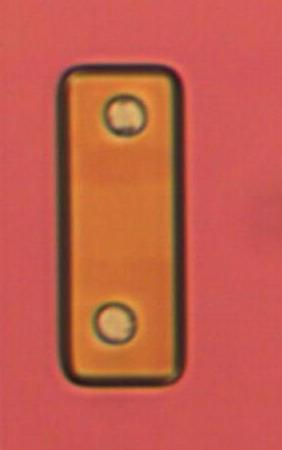
#> input picture capture/liner/img.jpg, 282 x 450 px
$ python 02_angle.py ../../liner/img.jpg   (Python 2 division)   (older library calls are emulated)
#> lines starting #> are read from the running program, lines starting #| are printed output that depends on the picture; after the words box and inside, x2 and y2 are one past the last pixel; in counts of white or black regions, pixels touching at a corner belong together
import cv2
import numpy as np
import argparse
import pylab
import matplotlib
import os
from collections import Counter
from PIL import Image, ImageDraw, ImageStat
from scipy import fftpack
import random
import matplotlib.pyplot as plt
import sys
from scipy.optimize import leastsq

if __name__ == '__main__':
    parser = argparse.ArgumentParser(description='CV test')
    parser.add_argument('fn_in', help='image file to process')
    args = parser.parse_args()

    outdir = '02_angle'
    if not os.path.exists(outdir):
        os.mkdir(outdir)

    if 0:
        img = cv2.imread(args.fn_in)
        gray = cv2.cvtColor(img,cv2.COLOR_BGR2GRAY)
        edges = cv2.Canny(gray,50,150,apertureSize = 3)

        lines = cv2.HoughLines(edges,1,np.pi/1800,400)
        for rho,theta in lines[0]:
            a = np.cos(theta)
            b = np.sin(theta)
            x0 = a*rho
            y0 = b*rho
            x1 = int(x0 + 1000*(-b))
            y1 = int(y0 + 1000*(a))
            x2 = int(x0 - 1000*(-b))
            y2 = int(y0 - 1000*(a))

            cv2.line(img,(x1,y1),(x2,y2),(0,0,255),2)

        cv2.imwrite(os.path.join(outdir, 'houghlines3_hi.jpg'),img)

    if 0:
        img = cv2.imread(args.fn_in)
        gray = cv2.cvtColor(img,cv2.COLOR_BGR2GRAY)
        edges = cv2.Canny(gray,50,150,apertureSize = 3)
        minLineLength = 100
        maxLineGap = 10
        # TypeError: <unknown> is not a numpy array
        lines = cv2.HoughLinesP(edges,1,np.pi/180,100,minLineLength,maxLineGap)
        for x1,y1,x2,y2 in lines[0]:
            cv2.line(img,(x1,y1),(x2,y2),(0,255,0),2)

        cv2.imwrite('houghlines5.jpg',img)

    # graph theta distribution
    '''
    1 degree was too course
    0.1 degree seems okay

    200 points produced bad result but 400 seems to be pretty good
    '''
    if 0:
        img = cv2.imread(args.fn_in)
        gray = cv2.cvtColor(img,cv2.COLOR_BGR2GRAY)
        edges = cv2.Canny(gray,50,150,apertureSize = 3)

        lines = cv2.HoughLines(edges,1,np.pi/1800.,400)
        d = []
        for rho,theta in lines[0]:
            theta = theta * 180. / np.pi
            # take out outliers
            # I usually snap to < 1.5 so this should be plenty of margin
            if theta < 3.0:
                #print 'Theta: %g, rho: %g' % (theta, rho)
                d.append(theta)

        matplotlib.pyplot.clf()
        pylab.hist(d, bins=100)
        pylab.savefig(os.path.join(outdir, 'theta_dist_hi.png'))

        # from a quick test in gimp
        ideal = 0.94
        # 400 point average
        pre_meas = 0.889583

        if 0:
            angle = Counter(d).most_common(1)[0]
            #angle_deg = angle * 180/np.pi
            print 'Most common angle: %f (%d times)' % (angle[0], angle[1])
            angle = angle[0]
        # Off a little but better than original
        if 1:
            angle = sum(d) / len(d)
            print 'Mean angle: %f' % (angle,)


        im = Image.open(args.fn_in)
        #im.save(os.path.join(outdir, 'orig.png'))
        im = im.rotate(angle, resample=Image.BICUBIC)
        im.save(os.path.join(outdir, 'rotate_hi.png'))


    if 0:
        img = cv2.imread(args.fn_in)
        gray = cv2.cvtColor(img,cv2.COLOR_BGR2GRAY)
        for thresh1 in [1, 10, 100, 250]:
            for thresh2 in [1, 10, 100, 250]:
                print
                print thresh1, thresh2
                # threshold1 - first threshold for the hysteresis procedure.
                # threshold2 - second threshold for the hysteresis procedure.
                edges = cv2.Canny(gray, thresh1, thresh2, apertureSize=3)

                x0s = []
                y0s = []

                lines = cv2.HoughLines(edges,1,np.pi/1800,400)
                linei = 0
                if lines is None:
                    print 'WARNING: failed'
                    continue
                for rho,theta in lines[0]:
                    a = np.cos(theta)
                    b = np.sin(theta)
                    x0 = a * rho
                    y0 = b * rho

                    scal = 2000
                    x1 = int(x0 + scal * -b)
                    y1 = int(y0 + scal *  a)
                    x2 = int(x0 - scal * -b)
                    y2 = int(y0 - scal *  a)

                    # only keep vertical lines for now
                    # these will have thetas close to 0 or pi
                    d = 0.1
                    if theta > 0 - d and theta < 0 + d or theta > np.pi - d and theta < np.pi + d:
                        x0s.append(abs(rho))
                        cv2.line(img, (x1,y1),(x2,y2),(0, 0, 255),2)
                    elif theta > np.pi/2 - d and theta < np.pi/2 + d or theta > 3 * np.pi / 2 - d and theta < 3 * np.pi / 2 + d:
                        y0s.append(abs(rho))
                    else:
                        cv2.line(img, (x1,y1),(x2,y2),(0, 255, 0),2)
                        continue
                cv2.imwrite(os.path.join(outdir, 'thresh_%03d_%03d.png' % (thresh1, thresh2)),img)
                print 'x0s: %d' % len(x0s)
                if len(x0s) == 0:
                    print "  WARNING: no lines"
                print 'y0s: %d' % len(y0s)
                if len(y0s) == 0:
                    print "  WARNING: no lines"

        import sys
        sys.exit(1)

        x0sd_roi = []
        x0sd_all = []
        for i in xrange(len(x0s)):
            for j in xrange(i):
                d = abs(x0s[i] - x0s[j])
                x0sd_all.append(d)
                if d < 100:
                    x0sd_roi.append(d)
        print 'x0s: %d' % len(x0s)

        matplotlib.pyplot.clf()
        pylab.hist(x0sd_all, bins=100)
        pylab.savefig(os.path.join(outdir, 'rotate_lines_histx_all.png'))

        matplotlib.pyplot.clf()
        pylab.hist(x0sd_roi, bins=100)
        pylab.savefig(os.path.join(outdir, 'rotate_lines_histx_roi.png'))

        if 0:
            matplotlib.pyplot.clf()
            pylab.hist(y0sd, bins=100)
            pylab.savefig(os.path.join(outdir, 'rotate_lines_histy.png'))


    if 0:
        print 'writing to %s' % outdir
        img = cv2.imread(args.fn_in)
        print type(img)
        gray = cv2.cvtColor(img,cv2.COLOR_BGR2GRAY)
        cv2.imwrite(os.path.join(outdir, 'reduce_01_gray.png'), gray)
        print type(gray)
        edges = cv2.Canny(gray, 125, 250, apertureSize=3)
        cv2.imwrite(os.path.join(outdir, 'reduce_02_edges.png'), edges)
        print type(edges)

        print len(edges)
        sums = []
        for row in edges:
            sums.append(np.sum(row))
        matplotlib.pyplot.clf()
        plt.plot(sums)
        pylab.savefig(os.path.join(outdir, 'reduce.png'))

        # Find the highest value and annotate image
        maxes = []
        for i in xrange(5):
            mval = max(sums)
            ymax = sums.index(mval)
            cv2.line(img, (0, ymax), (1527, ymax), (0, 0, 255), 2)
            sums[ymax] = 0.0
        cv2.imwrite(os.path.join(outdir, 'reduce_03_mark.png'), img)


        # {'h': 0, 'o': 0, 'v': 78}
        #lines = cv2.HoughLines(edges, 1, np.pi/1800, 400)
        # {'h': 0, 'o': 0, 'v': 443}
        #lines = cv2.HoughLines(edges, 1, np.pi/1800, 200)
        # {'h': 0, 'o': 0, 'v': 723}
        #lines = cv2.HoughLines(edges, 1, np.pi/1800, 150)
        # {'h': 0, 'o': 0, 'v': 957}
        #lines = cv2.HoughLines(edges, 1, np.pi/1800, 125)
        lines = cv2.HoughLines(edges, 1, np.pi/1800, 115)
        # {'h': 115, 'o': 34, 'v': 1494}
        #lines = cv2.HoughLines(edges, 1, np.pi/1800, 100)
        linei = 0
        lc = {'h':0, 'v':0, 'o': 0}
        for rho,theta in lines[0]:
            # only keep vertical lines for now
            # these will have thetas close to 0 or pi
            d = 0.1

            a = np.cos(theta)
            b = np.sin(theta)
            x0 = a * rho
            y0 = b * rho

            scal = 2000
            x1 = int(x0 + scal * -b)
            y1 = int(y0 + scal *  a)
            x2 = int(x0 - scal * -b)
            y2 = int(y0 - scal *  a)

            if theta > 0 - d and theta < 0 + d or theta > np.pi - d and theta < np.pi + d:
                lc['v'] += 1
                #cv2.line(img,(x1,y1),(x2,y2),(0, 255, 0),2)
            elif theta > np.pi/2 - d and theta < np.pi/2 + d or theta > 3 * np.pi / 2 - d and theta < 3 * np.pi / 2 + d:
                print 'hor line'
                cv2.line(img,(x1,y1),(x2,y2),(255, 0, 0),2)
                lc['h'] += 1
            else:
                print 'other line'
                cv2.line(img, (x1,y1),(x2,y2),(255, 255, 0),2)
                lc['o'] += 1

        print lc
        cv2.imwrite(os.path.join(outdir, 'reduce_04_hough.png'), img)

        sys.exit(1)


    # works for one but not both axes
    if 1:
        print 'writing to %s' % outdir
        img = cv2.imread(args.fn_in)
#> img is the input picture: shape (450, 282, 3); mean B, G, R 75.4, 91.7, 195.5
        print type(img)
#| <class 'numpy.ndarray'>
        gray = cv2.cvtColor(img,cv2.COLOR_BGR2GRAY)
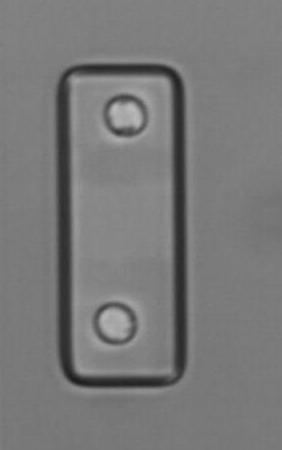
#> gray: shape (450, 282); min 28, max 187, mean 120.9
        print type(gray)
#| <class 'numpy.ndarray'>
        edges = cv2.Canny(gray, 125, 250, apertureSize=3)
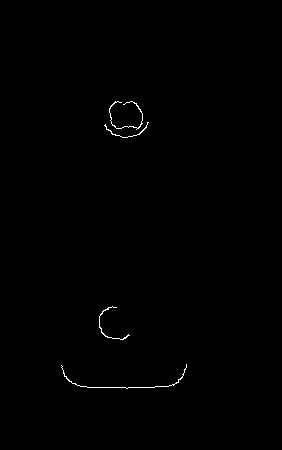
#> edges: shape (450, 282); 0.34% white in thin lines or dots, all inside (x1, y1, x2, y2) = (61, 101, 187, 389)
        print type(edges)
#| <class 'numpy.ndarray'>

        print 'Edges: %d' % len(edges)
#| Edges: 450
        sums = []
        for row in edges:
            sums.append(np.sum(row))
#> after the loop, sums = 450 values, max 16830 at index 387, min 0 at index 0, mean 242
        matplotlib.pyplot.clf()
        plt.plot(sums)
        pylab.savefig(os.path.join(outdir, 'reduce_r.png'))
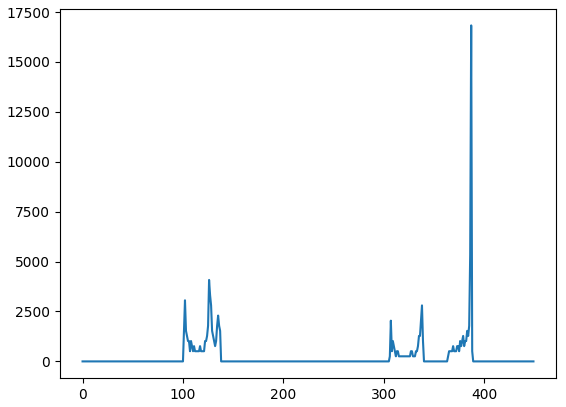
#> figure drawn by matplotlib, 1 panel; curve peaks at x = 387, y = 16830

    if 0:
        print 'writing to %s' % outdir
        img = cv2.imread(args.fn_in)
        print type(img)
        gray = cv2.cvtColor(img,cv2.COLOR_BGR2GRAY)
        cv2.imwrite(os.path.join(outdir, 'reduce_01_gray.png'), gray)
        print type(gray)
        edges = cv2.Canny(gray, 125, 250, apertureSize=3)
        print type(edges)
        cv2.imwrite(os.path.join(outdir, 'reduce_02_edges.png'), edges)

        #test = cv2.cvtColor(edges)
        test = cv2.cv.GetMat(edges)
        rowr = cv2.reduce(edges, 0, cv2.cv.CV_REDUCE_SUM)
        colr = cv2.reduce(edges, 0, cv2.cv.CV_REDUCE_SUM)

        matplotlib.pyplot.clf()
        plt.subplot(211)
        plt.plot(rowr)
        plt.subplot(212)
        plt.plot(colr)
        pylab.savefig(os.path.join(outdir, 'reduce.png'))

        matplotlib.pyplot.clf()
        plt.plot(rowr)
        pylab.savefig(os.path.join(outdir, 'reduce_r.png'))

        matplotlib.pyplot.clf()
        plt.plot(colr)
        pylab.savefig(os.path.join(outdir, 'reduce_c.png'))


        # [53 lines left out: functions dbg_grid, gridify_offsets, not called in this run]


    if 0:
        angle2 = 1
        im = Image.open(args.fn_in)
        im = im.rotate(angle2)
        F1 = fftpack.fft2(im)
        print F1


    if 0:
        img = cv2.imread(args.fn_in)
        gray = cv2.cvtColor(img,cv2.COLOR_BGR2GRAY)
        edges = cv2.Canny(gray,50,150,apertureSize = 3)

        x0s = []

        lines = cv2.HoughLines(edges,1,np.pi/1800,400)
        linei = 0
        for rho,theta in lines[0]:
            # only keep vertical lines for now
            # these will have thetas close to 0 or pi
            d = 0.1
            if not (theta > 0 - d and theta < 0 + d or theta > 3.14 - d and theta < 3.14 + d):
                continue

            a = np.cos(theta)
            b = np.sin(theta)
            x0 = a * rho
            y0 = b * rho

            scal = 2000
            x1 = int(x0 + scal * -b)
            y1 = int(y0 + scal *  a)
            x2 = int(x0 - scal * -b)
            y2 = int(y0 - scal *  a)

            # filter out lines at edge (lots of issues due to rotation)
            #if x0 < 40 or y0 < 40:
            #    continue

            x0s.append(abs(rho))
            if 0:
                print rho, theta
                print '  ', x0, y0
                print '  ', x1, y1, x2, y2
            cv2.line(img,(x1,y1),(x2,y2),(0, 0, 255),2)

        cv2.imwrite(os.path.join(outdir, 'rotate_lines.jpg'),img)

        x0sd_roi = []
        x0sd_all = []
        for i in xrange(len(x0s)):
            for j in xrange(i):
                d = abs(x0s[i] - x0s[j])
                x0sd_all.append(d)
                if d < 100:
                    x0sd_roi.append(d)
        print 'x0s: %d' % len(x0s)


        # attempt to auto-cluster
        # try to find the largest clusters along the same level of detail
        print x0sd_roi


        matplotlib.pyplot.clf()
        pylab.hist(x0sd_roi, bins=100)
        pylab.savefig(os.path.join(outdir, 'rotate_lines_histx_roi.png'))
